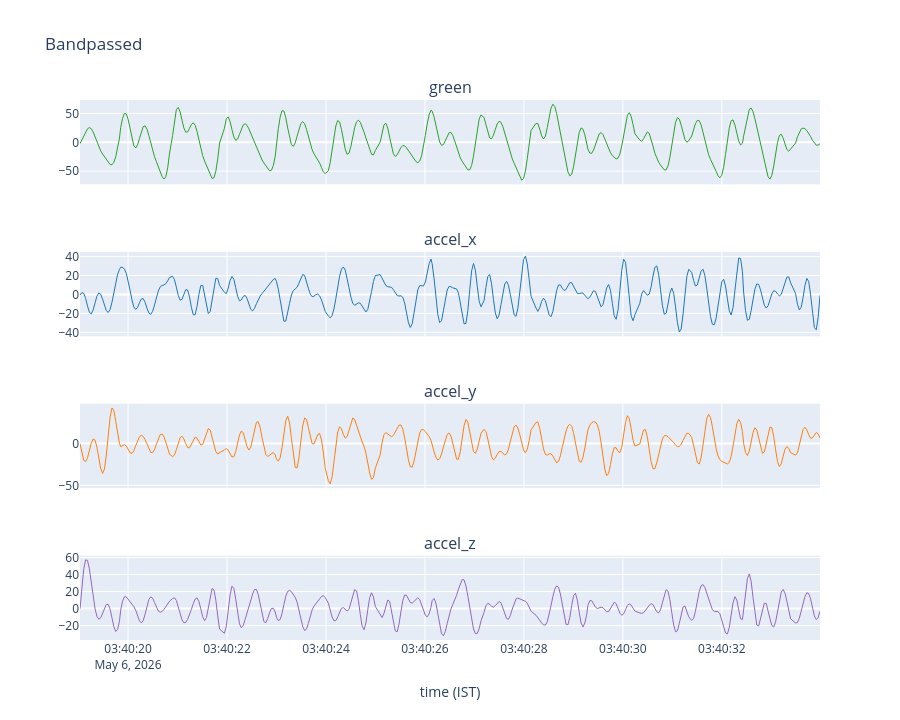

The cell this chart's notebook holds for it:
### Code cell
green = sosfiltfilt(SOS_HR_PPG, ga_raw['green'])
accel_x = preprocess(ga_raw['accel_x'])
accel_y = preprocess(ga_raw['accel_y'])
accel_z = preprocess(ga_raw['accel_z'])

ga_filt = pd.DataFrame({
    'timestamp': t_rs,
    'green': green,
    'accel_x': accel_x,
    'accel_y': accel_y,
    'accel_z': accel_z,
})

cols = [c for c in ga_filt.columns if c != 'timestamp']
fig = make_subplots(rows=len(cols), cols=1, shared_xaxes=True, subplot_titles=cols)
for i, c in enumerate(cols, start=1):
    fig.add_trace(
        go.Scatter(x=t, y=ga_filt[c], name=c,
                   line=dict(color=COLORS[c], width=1)),
        row=i, col=1,
    )
fig.update_xaxes(title_text='time (IST)', row=len(cols), col=1)
fig.update_layout(height=180 * len(cols), showlegend=False,
                  title_text=f'Bandpassed')
fig.show()

### Figure 1 — Plotly figure (JSON) as saved in the notebook; plotly's stock layout.template omitted (floating-point values rounded to 4 significant figures; data arrays with more than 128 entries replaced by an {"elided": "..."} marker saying what was removed)
{"data": [{"line": {"color": "#2ca02c", "width": 1}, "name": "green", "type": "scatter", "x": {"elided": "386 str values"}, "xaxis": "x", "y": {"elided": "386 float values"}, "yaxis": "y"}, {"line": {"color": "#1f77b4", "width": 1}, "name": "accel_x", "type": "scatter", "x": {"elided": "386 str values"}, "xaxis": "x2", "y": {"elided": "386 float values"}, "yaxis": "y2"}, {"line": {"color": "#ff7f0e", "width": 1}, "name": "accel_y", "type": "scatter", "x": {"elided": "386 str values"}, "xaxis": "x3", "y": {"elided": "386 float values"}, "yaxis": "y3"}, {"line": {"color": "#9467bd", "width": 1}, "name": "accel_z", "type": "scatter", "x": {"elided": "386 str values"}, "xaxis": "x4", "y": {"elided": "386 float values"}, "yaxis": "y4"}], "layout": {"annotations": [{"font": {"size": 16}, "showarrow": false, "text": "green", "x": 0.5, "xanchor": "center", "xref": "paper", "y": 1, "yanchor": "bottom", "yref": "paper"}, {"font": {"size": 16}, "showarrow": false, "text": "accel_x", "x": 0.5, "xanchor": "center", "xref": "paper", "y": 0.7188, "yanchor": "bottom", "yref": "paper"}, {"font": {"size": 16}, "showarrow": false, "text": "accel_y", "x": 0.5, "xanchor": "center", "xref": "paper", "y": 0.4375, "yanchor": "bottom", "yref": "paper"}, {"font": {"size": 16}, "showarrow": false, "text": "accel_z", "x": 0.5, "xanchor": "center", "xref": "paper", "y": 0.1562, "yanchor": "bottom", "yref": "paper"}], "height": 720, "showlegend": false, "title": {"text": "Bandpassed"}, "xaxis": {"anchor": "y", "domain": [0, 1], "matches": "x4", "showticklabels": false}, "xaxis2": {"anchor": "y2", "domain": [0, 1], "matches": "x4", "showticklabels": false}, "xaxis3": {"anchor": "y3", "domain": [0, 1], "matches": "x4", "showticklabels": false}, "xaxis4": {"anchor": "y4", "domain": [0, 1], "title": {"text": "time (IST)"}}, "yaxis": {"anchor": "x", "domain": [0.8438, 1]}, "yaxis2": {"anchor": "x2", "domain": [0.5625, 0.7188]}, "yaxis3": {"anchor": "x3", "domain": [0.2812, 0.4375]}, "yaxis4": {"anchor": "x4", "domain": [0, 0.1562]}}}
